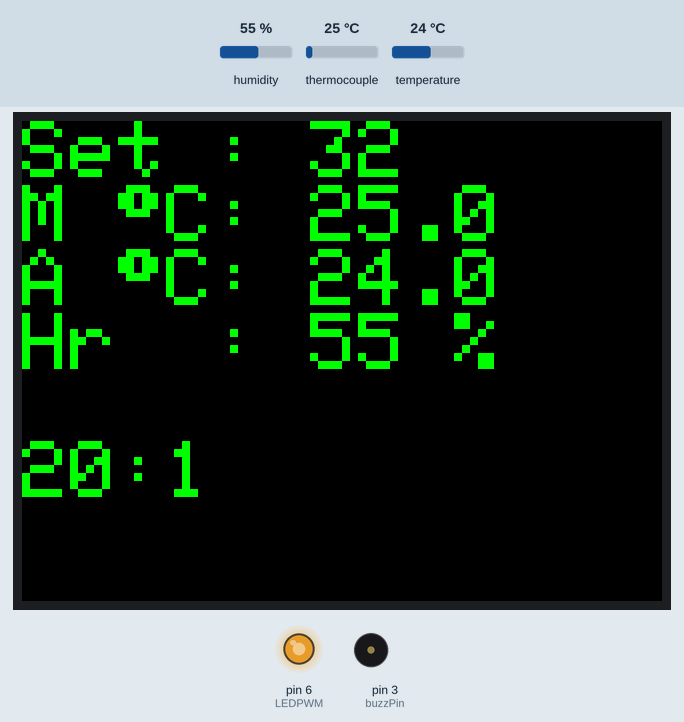
Simulated run of this sketch. Board: Arduino Mega 2560, built with avr-gcc and run on an emulated ATmega2560. On the bench: 320×240 colour display, output pins drawn as LEDs (lit = HIGH), buzzer (waves = sounding). Inputs (shaded band) come from the test bench; at power-on: temperature 24 °C, thermocouple 25 °C, humidity 55 %. Pins used as bus, display or sensor lines are not drawn; what the sketch prints to the serial monitor is not drawn.

Above: at 1.9 s.
2.0 s: temperature set to 27.1 °C
At 2.9 s:
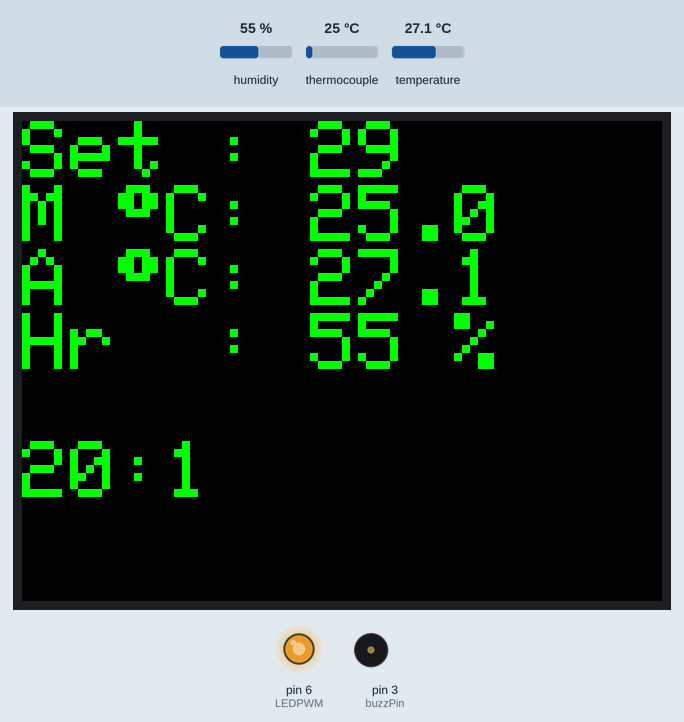
3.5 s: temperature set to 28.7 °C
At 5.3 s:
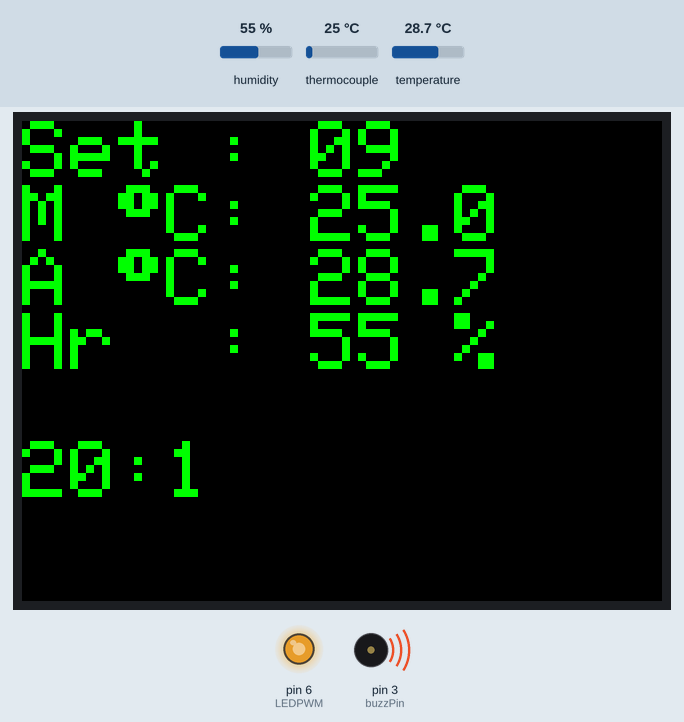
5.6 s: thermocouple set to 6 °C
At 7.0 s:
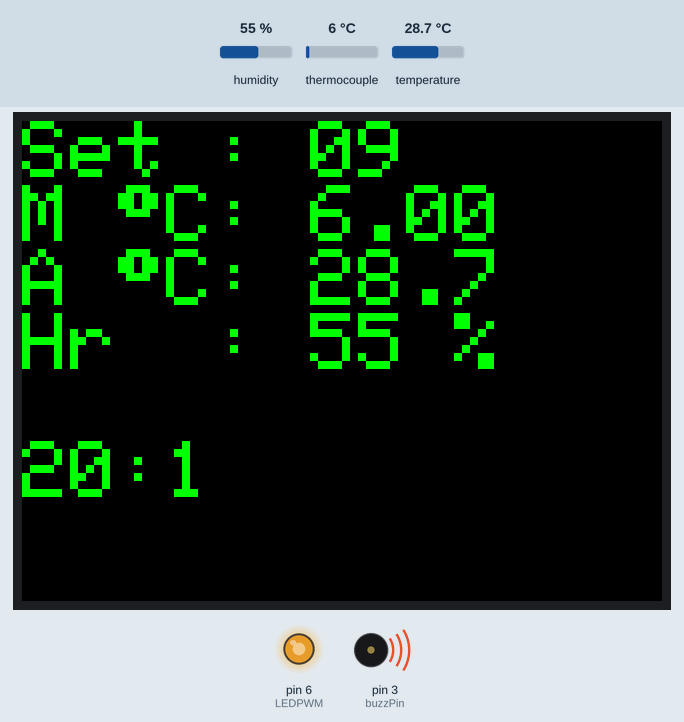
Timing chart, 0 to 13.1 s (numbered marks = the images above; inputs shaded):
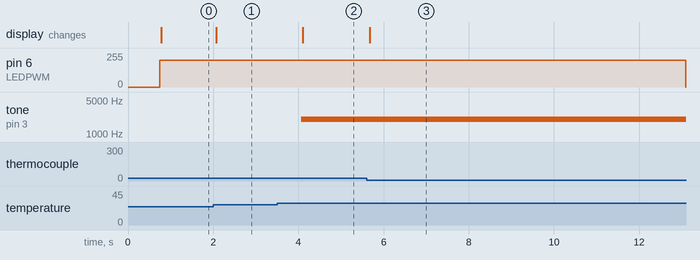

Measured:
- the behaviour switches between 27.9 and 28 °C on temperature (found by bisection; images 1 and 2)
- after the input at 2.0 s, the display: changes after 0.07 s (image 1)
- after the input at 3.5 s, tone on pin 3 (buzzPin): silent → 2000 Hz after 0.56 s; the display: changes after 0.60 s (image 2)
- after the input at 5.6 s, pin 6 (LEDPWM): 200/255 → 0/255 after 7.5 s; the display: changes after 0.07 s (image 3)

The sketch:

Control_terrario_v3.ino
```cpp
#include <TimeLib.h>
#include <Time.h>
#include <RTClib.h>
#include <SPI.h>
#include <Wire.h>
#include <Adafruit_ST7789.h>
#include <Adafruit_GFX.h>
#include <gfxfont.h>
#include "max6675.h"
#include <DHT.h>


Adafruit_ST7789 lcd = Adafruit_ST7789(28, 43, 20, 21, 42);

int thermoDO = 51;
int thermoCS = 50;
int thermoCLK = 52;
MAX6675 thermocouple(thermoCLK, thermoCS, thermoDO);

int buzzPin = 3;


#define SSR_PIN  9

#define DHTPIN 4
#define DHTTYPE DHT21
DHT dht(DHTPIN, DHTTYPE);

//Variables

#define LEDPWM 6
int rel_hum;
float amb_temp;
float real_temp;
float set_temp;

void setup() {
  Serial.begin(250000);
  setTime(20, 1, 0, 19, 04, 2023);
  dht.begin();
  pinMode(LEDPWM, OUTPUT);
  pinMode(SSR_PIN, OUTPUT);
  digitalWrite(SSR_PIN, HIGH);    // When HIGH, the SSR is Off
  rel_hum = dht.readHumidity();
  amb_temp = dht.readTemperature();
  real_temp = thermocouple.readCelsius();
  lcd.init(240, 320, SPI_MODE0);
  lcd.setRotation(3);
  lcd.setTextSize(4);
  lcd.fillScreen(ST77XX_BLACK);
  lcd.setTextColor(ST77XX_GREEN, ST77XX_BLACK);
  delay(500);
}

void loop() {
  rel_hum = dht.readHumidity();
  amb_temp = dht.readTemperature();
  real_temp = thermocouple.readCelsius();


Serial.println(amb_temp);
  if (int(amb_temp) < 28) {
     Serial.println("primer if");
    switch (int(amb_temp)) {
      case 23:
        set_temp = 33;
        Serial.println("33 grados");
        break;
      case 24:
      Serial.println("32 grados");
        set_temp = 32;
        break;
      case 25:
        set_temp = 31;
        break;
      case 26:
        set_temp = 30;
        break;
      case 27:
        set_temp = 29;
        break;
      default:
      Serial.println("ninguna <28");
    }
  } else if (int(amb_temp) >= 28) {
    set_temp = 0;
  } else if (int(amb_temp) < 23) {
    switch (int(amb_temp)) {
      case 22:
        set_temp = 34;
        break;
      case 21:
        set_temp = 35;
        break;
      case 20:
        set_temp = 36;
        break;
      case 19:
        set_temp = 37;
        break;
      case 18:
        set_temp = 38;
        break;
     default:
        Serial.println("ninguna <23");
    }
  }

 Serial.println("Antes del buzz");
  if (real_temp >= set_temp+4) {

    tone(buzzPin, 2000, 400);

  } else {

    noTone(buzzPin);

  }


  if (real_temp < set_temp) {

    digitalWrite(SSR_PIN, LOW);

  } else {

    digitalWrite(SSR_PIN, HIGH);

  }
  analogWrite(LEDPWM, 200);
  if (int(hour()) >= 9 && int(hour()) <= 19) {
    Serial.println("entre 9-19 " + LEDPWM);
    analogWrite(LEDPWM, 200);
  } else {
    Serial.println(LEDPWM + hour() + "entre 9-19 ");
    analogWrite(LEDPWM, 0);
  }

  if (int(hour()) == 8) {
    switch (int(minute())) {
      case 1:
        analogWrite(LEDPWM, 50);
        break;
      case 16:
        analogWrite(LEDPWM, 100);
        break;
      case 31:
        analogWrite(LEDPWM, 150);
        break;
      case 46:
        analogWrite(LEDPWM, 200);
        break;
    }
  } else if (int(hour()) == 20) {
    switch (int(minute())) {
      case 1:
        analogWrite(LEDPWM, 200);
        break;
      case 16:
        analogWrite(LEDPWM, 150);
        break;
      case 31:
        analogWrite(LEDPWM, 100);
        break;
      case 46:
        analogWrite(LEDPWM, 50);
        break;
    }
  }

  lcd.setCursor(0, 0);
  lcd.print("Set : ");
  lcd.println(set_temp,0);

  lcd.print("M ");
  lcd.print((char)247);
  lcd.print("C: ");
  lcd.println(real_temp, 1);

  lcd.print("A ");
  lcd.print((char)247);
  lcd.print("C: ");
  lcd.println(amb_temp, 1);

  lcd.print("Hr  : ");
  lcd.print(rel_hum, 1);
  lcd.println(" %");

  lcd.println();
  lcd.print(hour());
  lcd.print(":");
  lcd.print(minute());


}
```
